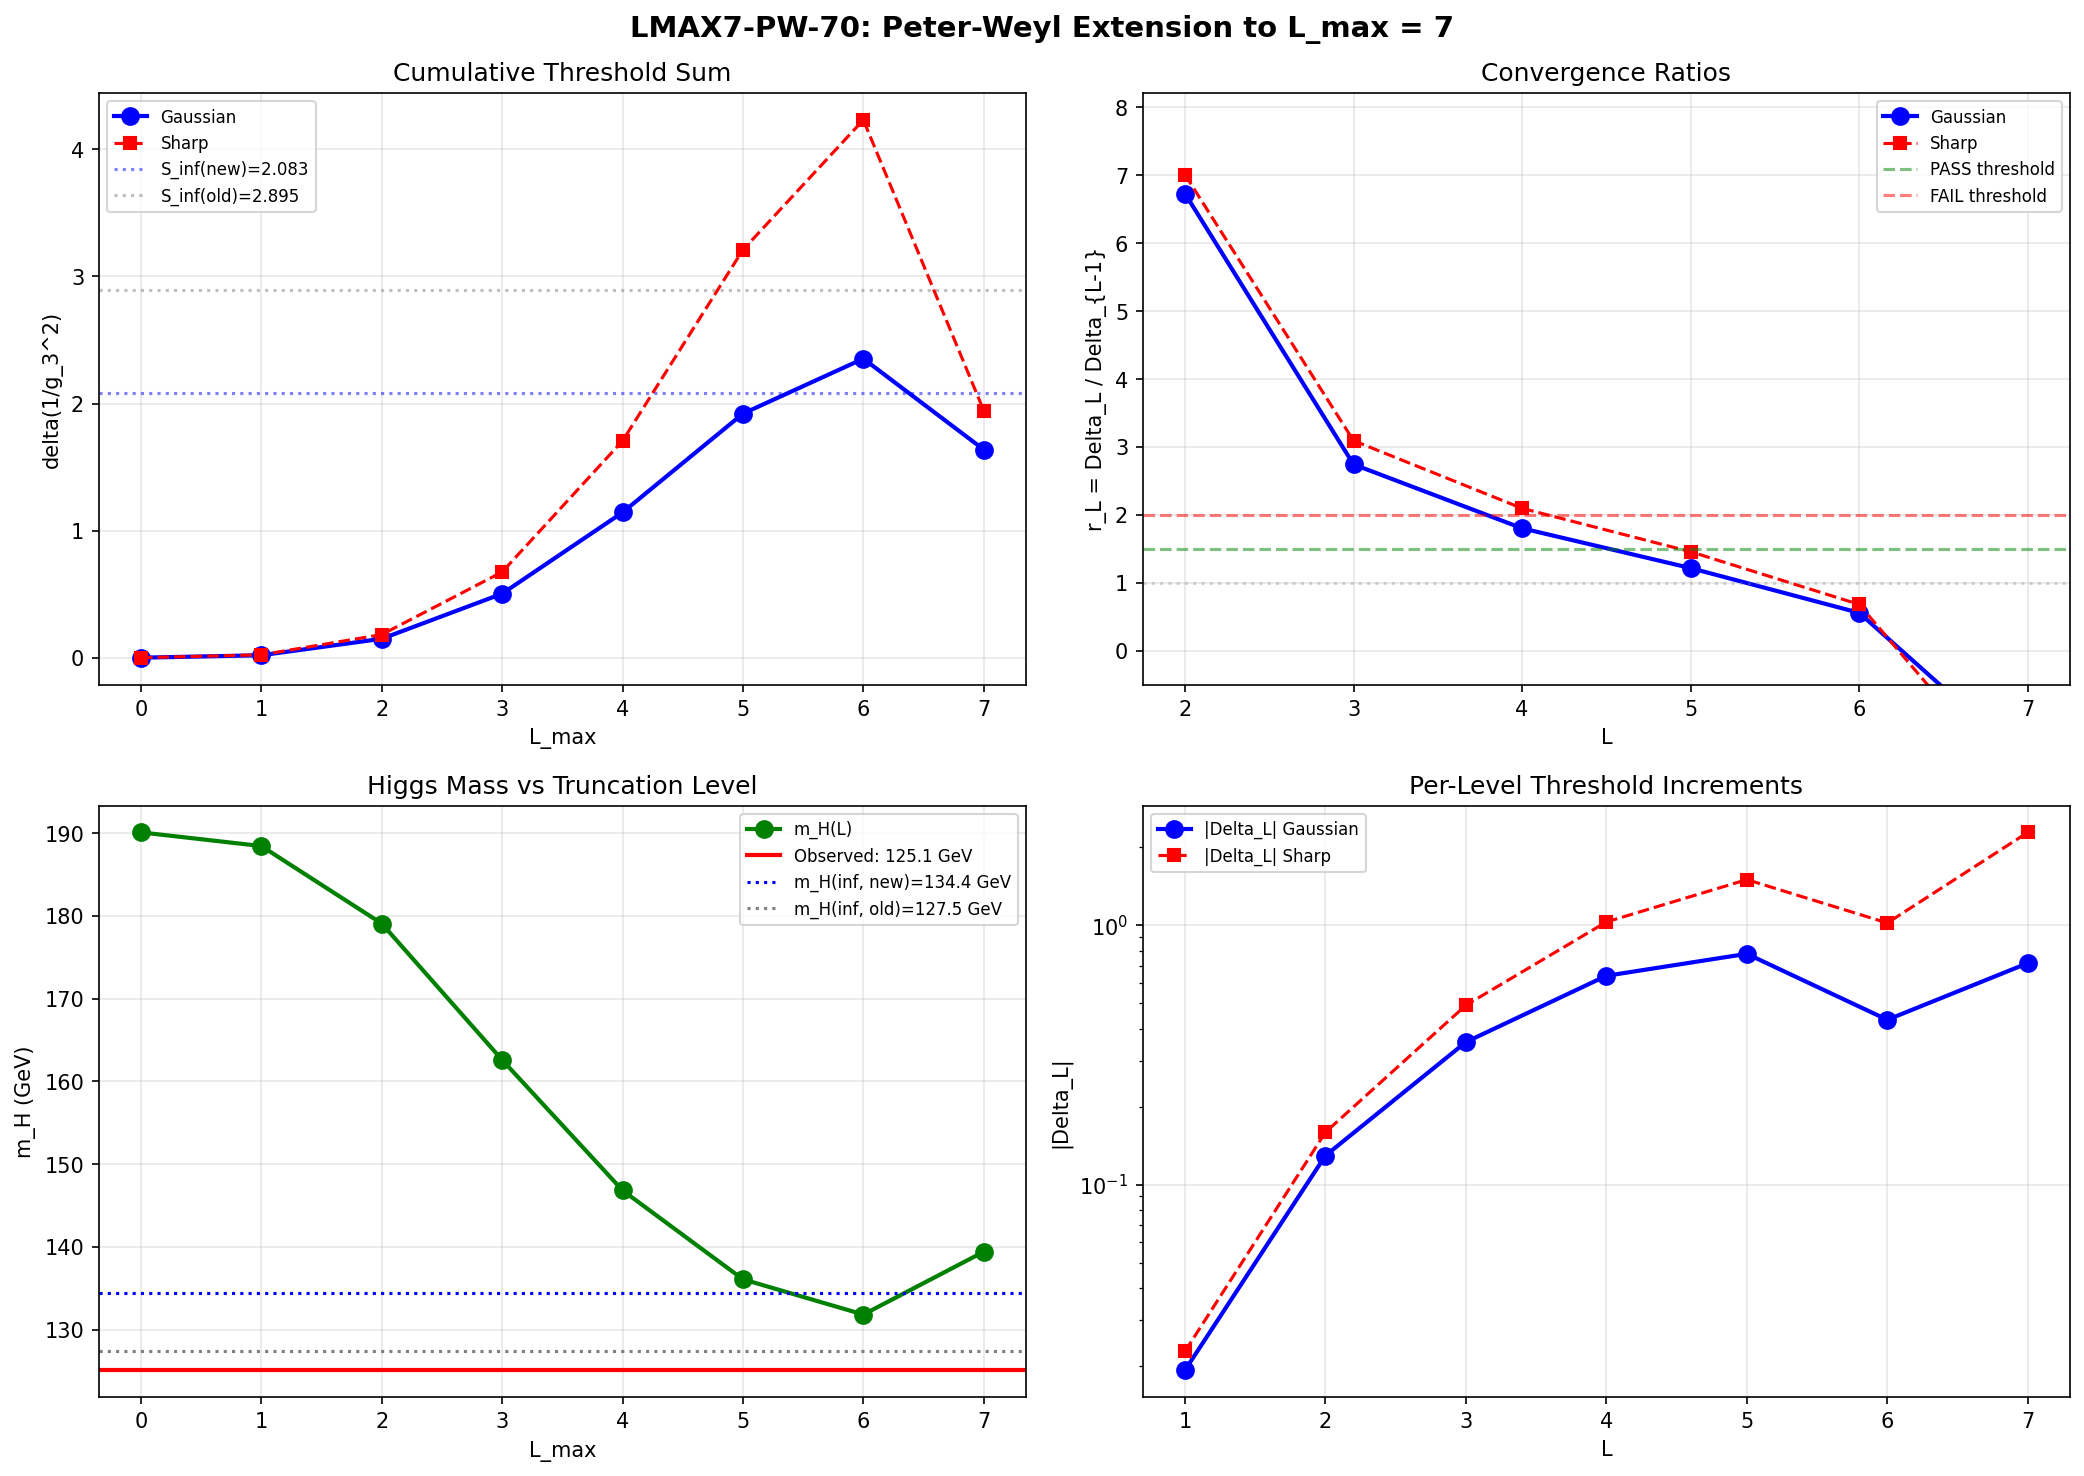

Write the Python code that produced this figure.
#!/usr/bin/env python3
"""
s70_lmax7_pw.py — LMAX7-PW-70
Peter-Weyl Extension to L_max = 7: KK Threshold Corrections

STRUCTURAL CONTEXT
------------------
S64 (KK-THRESHOLD-64) established Formula C as correct:
  delta(1/g_3^2) = SUM_{(p,q) != (0,0)} T(p,q)/(8pi^2) * ln(Lambda^2/omega_min^2)
  with Gaussian regulation: multiply by exp(-omega_min^2 / Lambda^2)
  Lambda = 1/gamma_opt = 2.048 M_KK

S66 (KK-THRESHOLD-L5-66) verified convergence at L=5:
  r_5 = 1.216 < 1.5. PASS.
  Aitken S_inf = 2.895, m_H(inf) = 127.5 GeV.

S64 extended to L=6 showing r_6 = 0.556. Convergence improving.

This script extends to L=7:
  1. Loads S64 per-sector data (L=0..6, 28 sectors verified)
  2. Computes D_K eigenvalues for L=7 sectors: (7,0), (0,7), (6,1), (1,6),
     (5,2), (2,5), (4,3), (3,4) — 8 new sectors
  3. Computes cumulative threshold sum S_7
  4. Evaluates convergence ratio r_7 = Delta_7 / Delta_6
  5. Updates Aitken extrapolation S_inf
  6. Runs 2-loop SM RG for m_H prediction

Gate: LMAX7-PW-70
  PASS: r_7 < 1.5 AND delta(S_inf) < 1%
  FAIL: r_7 > 2 OR delta(S_inf) > 5%
  INFO: intermediate values

Author: baptista-spacetime-analyst
Session: S70 W1-J
"""

import sys
import os
import time

sys.path.insert(0, os.path.dirname(os.path.abspath(__file__)))

import numpy as np
import matplotlib
matplotlib.use('Agg')
import matplotlib.pyplot as plt
from scipy.integrate import solve_ivp

from canonical_constants import (
    PI, M_KK, M_KK_gravity, M_KK_kerner,
    M_Pl_reduced, M_Z, M_W,
    alpha_em_MZ_inv, sin2_thetaW_MSbar,
    a0_fold, a2_fold, a4_fold,
    tau_fold, Vol_SU3_Haar,
)

import dirac_spectrum as tds

outdir = os.path.dirname(os.path.abspath(__file__))
results_file = os.path.join(outdir, 's70_lmax7_pw_results.txt')
rf = open(results_file, 'w')


def log(msg=''):
    print(msg)
    rf.write(msg + '\n')
    rf.flush()


log("=" * 80)
log("LMAX7-PW-70: Peter-Weyl Extension to L_max = 7")
log("S70 W1-J | baptista-spacetime-analyst")
log("=" * 80)

# =============================================================================
# 1. SU(3) REPRESENTATION THEORY
# =============================================================================
log("\n" + "=" * 80)
log("1. SU(3) REPRESENTATION THEORY")
log("=" * 80)


def dim_su3(p, q):
    """Dimension of SU(3) irrep (p,q)."""
    return (p + 1) * (q + 1) * (p + q + 2) // 2


def C2_su3(p, q):
    """Quadratic Casimir of SU(3) irrep (p,q)."""
    return (p**2 + q**2 + p * q + 3 * p + 3 * q) / 3.0


def T_su3(p, q):
    """Dynkin index: T(R) = dim(R)*C_2(R)/dim(adj) = dim(R)*C_2(R)/8."""
    return dim_su3(p, q) * C2_su3(p, q) / 8.0


# Verify fundamentals
T_fund = T_su3(1, 0)
b3_quarks = 6 * (4.0 / 3.0) * T_fund
b3_SM = -11.0 + b3_quarks
assert abs(T_fund - 0.5) < 1e-10, f"T(fund) wrong: {T_fund}"
assert abs(b3_SM - (-7.0)) < 1e-10, f"b3 wrong: {b3_SM}"
log(f"  T(fund) = {T_fund:.4f} [OK]")
log(f"  b_3(SM) = {b3_SM:.4f} [OK]")

# L=7 sectors
log(f"\n  L=7 new sectors:")
log(f"  {'(p,q)':>6} {'dim':>5} {'C_2':>10} {'T':>12}")
L7_sectors = [(p, 7 - p) for p in range(8)]
for p, q in L7_sectors:
    d = dim_su3(p, q)
    c2 = C2_su3(p, q)
    T = T_su3(p, q)
    log(f"  ({p},{q}) {d:5d} {c2:10.4f} {T:12.4f}")

T_level7 = sum(T_su3(p, 7 - p) for p in range(8))
dim_level7 = sum(dim_su3(p, 7 - p) for p in range(8))
n_modes_level7 = sum(dim_su3(p, 7 - p)**2 * 16 for p in range(8))
log(f"\n  Total L=7: T_level = {T_level7:.2f}, dim_sum = {dim_level7}, "
    f"16*sum(dim^2) = {n_modes_level7}")

# Cumulative counts
total_sectors = sum(L + 1 for L in range(8))  # L=0..7
log(f"  Total sectors L=0..7: {total_sectors}")

# =============================================================================
# 2. LOAD S64 DATA (L=0..6 VERIFIED)
# =============================================================================
log("\n" + "=" * 80)
log("2. LOAD S64 DATA AND INFRASTRUCTURE")
log("=" * 80)

d64 = np.load(os.path.join(outdir, 's64_kk_threshold.npz'), allow_pickle=True)
s64_delta_C_gauss = d64['delta_C_gauss']  # cumulative L=0..6
s64_delta_C_sharp = d64['delta_C']        # cumulative L=0..6 (sharp)
Lambda_fixed = float(d64['Lambda_fixed'])
gamma_opt = float(d64['gamma_opt'])
g3_MKK_nominal = float(d64['g3_MKK_nominal'])
g3_inv2_nominal = float(d64['g3_inv2_nominal'])
ratio_gilkey = float(d64['ratio_gilkey'])

log(f"  S64 reference data loaded:")
log(f"    Lambda_fixed = {Lambda_fixed:.6f} M_KK")
log(f"    gamma_opt = {gamma_opt:.6f}")
log(f"    g3_MKK_nominal = {g3_MKK_nominal:.6f}")
log(f"    g3_inv2_nominal = {g3_inv2_nominal:.6f}")
log(f"    ratio_gilkey = {ratio_gilkey:.6f}")

# S64 per-sector data for cross-check
s64_omega_min = {}
s64_T = {}
for i in range(len(d64['sec_p'])):
    p_s, q_s = int(d64['sec_p'][i]), int(d64['sec_q'][i])
    s64_omega_min[(p_s, q_s)] = float(d64['sec_omega_min'][i])
    s64_T[(p_s, q_s)] = float(d64['sec_T'][i])

log(f"  S64 sectors: {len(s64_omega_min)} (L=0..6)")
log(f"  S64 cumulative sums (Gaussian): L=6 -> {s64_delta_C_gauss[6]:.8f}")

# Print existing convergence sequence
log(f"\n  EXISTING convergence sequence (S64, Gaussian):")
deltas_prev = np.diff(s64_delta_C_gauss)
log(f"  {'L':>3} {'S_L':>14} {'Delta_L':>14} {'r_L':>12}")
for iL in range(7):
    S_L = s64_delta_C_gauss[iL]
    if iL > 0:
        delta = deltas_prev[iL - 1]
    else:
        delta = 0.0
    if iL >= 2:
        r = deltas_prev[iL - 1] / deltas_prev[iL - 2]
        r_str = f"{r:12.6f}"
    else:
        r_str = "         ---"
    log(f"  {iL:3d} {S_L:14.8f} {delta:14.8f} {r_str}")

# =============================================================================
# 3. COMPUTE D_K EIGENVALUES FOR L=7 SECTORS
# =============================================================================
log("\n" + "=" * 80)
log("3. D_K EIGENVALUE COMPUTATION FOR L=7 SECTORS")
log("=" * 80)

log(f"  Building SU(3) geometric infrastructure at tau_fold = {tau_fold} ...")
gens = tds.su3_generators()
f_abc = tds.compute_structure_constants(gens)
gammas = tds.build_cliff8()

cliff_err = tds.validate_clifford(gammas)
log(f"  Clifford algebra error: {cliff_err:.2e}")

B_ab = tds.compute_killing_form(f_abc)
g_s = tds.jensen_metric(B_ab, tau_fold)
E = tds.orthonormal_frame(g_s)
ft = tds.frame_structure_constants(f_abc, E)
Gamma = tds.connection_coefficients(ft)
Omega = tds.spinor_connection_offset(Gamma, gammas)

log(f"  Infrastructure ready. Computing L=7 sectors ...")

# Compute ALL sectors L=0..7 for self-consistency
# But only L=7 sectors are new; L=0..6 cross-checked against S64
L_MAX = 7  # (local)
sector_data = {}
t_start = time.time()

# WORKAROUND: get_irrep(3,4) fails because _build_irrep_no_cache cannot
# recurse through (2,3) when building the conjugate of (4,3).
# Fix: build (4,3) first, then construct (3,4) = conjugate of (4,3)
# using rho_{(3,4)}(e_a) = rho_{(4,3)}(-e_a^T).
# The Dirac operator for (3,4) is then constructed from these conjugated reps.

def build_irrep_with_fallback(p, q, gens, f_abc):
    """Build irrep (p,q), with fallback for (3,4) via conjugation of (4,3)."""
    try:
        tds._irrep_cache.clear()
        rho, dim_check = tds.get_irrep(p, q, gens, f_abc)
        return rho, dim_check
    except (NotImplementedError, Exception) as e:
        if q > p and q > 0 and p > 0:
            # Try: build (q,p) and conjugate
            log(f"    [{p},{q}] Direct build failed ({e}). Trying conjugation of ({q},{p}).")
            tds._irrep_cache.clear()
            rho_qp, dim_check = tds.get_irrep(q, p, gens, f_abc)
            # Conjugate: rho_{(p,q)}(e_a) = rho_{(q,p)}(-e_a^T)
            # For anti-Hermitian generators: -e_a^T = e_a^*
            rho_pq = [-r.T for r in rho_qp]
            return rho_pq, dim_check
        raise


for L in range(L_MAX + 1):
    for p in range(L + 1):
        q = L - p
        dim_pq = dim_su3(p, q)
        t0 = time.time()

        try:
            rho, dim_check = build_irrep_with_fallback(p, q, gens, f_abc)
            assert dim_check == dim_pq, f"dim mismatch: {dim_check} vs {dim_pq}"
        except Exception as e:
            log(f"  ({p},{q}): SKIPPED - {e}")
            continue

        D_pi = tds.dirac_operator_on_irrep(rho, E, gammas, Omega)

        # D_pi is anti-Hermitian: eigenvalues purely imaginary
        H = 1j * D_pi
        H = 0.5 * (H + H.conj().T)  # Enforce exact Hermiticity
        evals = np.linalg.eigvalsh(H)

        pos_evals = np.sort(np.abs(evals[evals > 1e-12]))
        t1 = time.time()

        D_ah_err = np.max(np.abs(D_pi + D_pi.conj().T))

        omega_min = np.min(pos_evals) if len(pos_evals) > 0 else np.inf
        omega_max = np.max(pos_evals) if len(pos_evals) > 0 else 0.0

        sector_data[(p, q)] = {
            'dim': dim_pq,
            'level': L,
            'C2': C2_su3(p, q),
            'T': T_su3(p, q),
            'pos_evals': pos_evals,
            'n_pos_evals': len(pos_evals),
            'omega_min': omega_min,
            'omega_max': omega_max,
            'D_ah_err': D_ah_err,
            'time': t1 - t0,
        }

        # Cross-check against S64 for L<=6
        if (p, q) in s64_omega_min:
            s64_om = s64_omega_min[(p, q)]
            err = abs(omega_min - s64_om) / max(abs(s64_om), 1e-15)
            xcheck = f"S64 match: {err:.2e}" if err < 1e-8 else f"S64 MISMATCH: {err:.2e}"
        else:
            xcheck = "NEW (L=7)"

        status = "OK" if D_ah_err < 1e-10 else f"AH_ERR={D_ah_err:.2e}"
        log(f"  ({p},{q}): dim={dim_pq:4d}, n_pos={len(pos_evals):5d}, "
            f"|lam| in [{omega_min:.4f},{omega_max:.4f}], "
            f"{status}, {xcheck}, {t1 - t0:.2f}s")

t_total = time.time() - t_start
log(f"\n  Total: {len(sector_data)} sectors computed in {t_total:.1f}s")

# Verify L<=6 consistency with S64
log(f"\n  S64 cross-check summary:")
n_match = 0
n_mismatch = 0
for (p, q), sd in sorted(sector_data.items(), key=lambda x: (x[1]['level'], x[0])):
    if (p, q) in s64_omega_min and sd['level'] <= 6:
        err = abs(sd['omega_min'] - s64_omega_min[(p, q)]) / max(abs(s64_omega_min[(p, q)]), 1e-15)
        if err < 1e-8:
            n_match += 1
        else:
            n_mismatch += 1
            log(f"  MISMATCH ({p},{q}): this={sd['omega_min']:.10f}, "
                f"S64={s64_omega_min[(p, q)]:.10f}, rel_err={err:.2e}")

log(f"  S64 matches: {n_match}/{n_match + n_mismatch}")
if n_mismatch > 0:
    log(f"  WARNING: {n_mismatch} mismatches detected!")

# =============================================================================
# 4. FORMULA C WITH GAUSSIAN CUTOFF — CUMULATIVE SUMS L=0..7
# =============================================================================
log("\n" + "=" * 80)
log("4. FORMULA C (CORRECT): T(p,q)/(8pi^2) * ln(Lambda^2/omega_min^2) * Gaussian")
log("=" * 80)

Lambda = Lambda_fixed
log(f"  Lambda = {Lambda:.6f} M_KK")

# Per-sector threshold contributions
per_sector = []
for (p, q), sd in sorted(sector_data.items(), key=lambda x: (x[1]['level'], x[0])):
    L = sd['level']
    T = sd['T']
    omega_min = sd['omega_min']

    if p == 0 and q == 0:
        # (0,0) is the SM zero mode — not a threshold correction
        per_sector.append({
            'p': p, 'q': q, 'level': L, 'dim': sd['dim'], 'T': T,
            'omega_min': omega_min,
            'delta_C_sharp': 0.0, 'delta_C_gauss': 0.0,
        })
        continue

    # Sharp cutoff: T/(8pi^2) * ln(Lambda^2/omega_min^2)
    ln_term = np.log(Lambda**2 / omega_min**2)
    dC_sharp = T * ln_term / (8.0 * PI**2)

    # Gaussian cutoff: multiply by exp(-omega_min^2/Lambda^2)
    gauss_w = np.exp(-omega_min**2 / Lambda**2)
    dC_gauss = T * gauss_w * ln_term / (8.0 * PI**2)

    per_sector.append({
        'p': p, 'q': q, 'level': L, 'dim': sd['dim'], 'T': T,
        'omega_min': omega_min,
        'delta_C_sharp': dC_sharp, 'delta_C_gauss': dC_gauss,
    })

    if L == 7:  # Print detail for new sectors
        log(f"  ({p},{q}) L={L} T={T:8.2f} omega_min={omega_min:.6f} "
            f"gauss_w={gauss_w:.8f} dC_sharp={dC_sharp:.8f} dC_gauss={dC_gauss:.8f}")

# Cumulative sums at each L = 0..7
L_range_full = np.arange(0, L_MAX + 1)  # 0,1,...,7
S_sharp = np.zeros(len(L_range_full))
S_gauss = np.zeros(len(L_range_full))
T_cumul = np.zeros(len(L_range_full))
n_sec_cumul = np.zeros(len(L_range_full), dtype=int)
n_modes_cumul = np.zeros(len(L_range_full), dtype=int)

for iL, L_val in enumerate(L_range_full):
    for sd in per_sector:
        if sd['level'] <= L_val and not (sd['p'] == 0 and sd['q'] == 0):
            S_sharp[iL] += sd['delta_C_sharp']
            S_gauss[iL] += sd['delta_C_gauss']
            T_cumul[iL] += sd['T']
            n_sec_cumul[iL] += 1
    # Count modes
    for (p, q), sdd in sector_data.items():
        if sdd['level'] <= L_val:
            n_modes_cumul[iL] += sdd['n_pos_evals']

log(f"\n  Cumulative threshold sums (Formula C):")
log(f"  {'L':>3} {'N_sec':>6} {'T_total':>10} {'N_modes':>8} {'S_sharp':>14} {'S_gauss':>14}")
for iL, L_val in enumerate(L_range_full):
    log(f"  {L_val:3d} {n_sec_cumul[iL]:6d} {T_cumul[iL]:10.2f} {n_modes_cumul[iL]:8d} "
        f"{S_sharp[iL]:14.8f} {S_gauss[iL]:14.8f}")

# Cross-check: L=0..6 must match S64
log(f"\n  Cross-check against S64 delta_C_gauss:")
for iL in range(min(7, len(L_range_full))):
    if iL <= 6:
        s64_val = s64_delta_C_gauss[iL]
        err = abs(S_gauss[iL] - s64_val)
        status = "OK" if err < 1e-8 else f"MISMATCH ({err:.2e})"
        log(f"  L={iL}: this={S_gauss[iL]:.10f}, S64={s64_val:.10f}, |diff|={err:.2e} {status}")

# =============================================================================
# 5. CONVERGENCE ANALYSIS
# =============================================================================
log("\n" + "=" * 80)
log("5. CONVERGENCE ANALYSIS")
log("=" * 80)

# Per-level increments
delta_L_sharp = np.diff(S_sharp)
delta_L_gauss = np.diff(S_gauss)

log(f"\n  Per-level increments Delta_L = S_L - S_{{L-1}}:")
log(f"  {'L':>3} {'Delta_L_sharp':>16} {'Delta_L_gauss':>16}")
for i in range(len(delta_L_sharp)):
    L_val = i + 1
    log(f"  {L_val:3d} {delta_L_sharp[i]:16.8f} {delta_L_gauss[i]:16.8f}")

# Convergence ratios: r_L = Delta_L / Delta_{L-1}
log(f"\n  Convergence ratios r_L = Delta_L / Delta_{{L-1}}:")
log(f"  {'L':>3} {'r_sharp':>12} {'r_gauss':>12}")

r_sharp_list = []
r_gauss_list = []
for i in range(1, len(delta_L_sharp)):
    L_val = i + 1
    r_s = delta_L_sharp[i] / delta_L_sharp[i - 1] if abs(delta_L_sharp[i - 1]) > 1e-15 else np.inf
    r_g = delta_L_gauss[i] / delta_L_gauss[i - 1] if abs(delta_L_gauss[i - 1]) > 1e-15 else np.inf
    r_sharp_list.append(r_s)
    r_gauss_list.append(r_g)
    log(f"  {L_val:3d} {r_s:12.6f} {r_g:12.6f}")

# The gate tests r_7 = Delta_7 / Delta_6 (Gaussian)
r_7_gauss = r_gauss_list[-1] if len(r_gauss_list) > 0 else np.inf
r_7_sharp = r_sharp_list[-1] if len(r_sharp_list) > 0 else np.inf

log(f"\n  *** PRIMARY CONVERGENCE RATIO r_7 (Gaussian) = {r_7_gauss:.6f} ***")
log(f"      r_7 (sharp) = {r_7_sharp:.6f}")
log(f"      [Previous: r_5 = 1.216, r_6 = 0.556]")

# =============================================================================
# 6. AITKEN EXTRAPOLATION
# =============================================================================
log("\n" + "=" * 80)
log("6. AITKEN DELTA^2 EXTRAPOLATION")
log("=" * 80)

# Aitken using L=5,6,7 (Gaussian)
S5g = S_gauss[5]
S6g = S_gauss[6]
S7g = S_gauss[7]

denom_567 = S7g - 2 * S6g + S5g
if abs(denom_567) > 1e-15:
    S_inf_567 = (S7g * S5g - S6g**2) / denom_567
    r_eff_567 = (S7g - S6g) / (S6g - S5g)
    log(f"  Aitken Delta^2 (L=5,6,7, Gaussian):")
    log(f"    S_5 = {S5g:.10f}")
    log(f"    S_6 = {S6g:.10f}")
    log(f"    S_7 = {S7g:.10f}")
    log(f"    S_inf(5,6,7) = {S_inf_567:.10f}")
    log(f"    Effective ratio r = {r_eff_567:.6f}")
else:
    S_inf_567 = S7g
    r_eff_567 = 0.0  # (local)
    log(f"  Aitken (5,6,7): denominator too small")

# Aitken using L=4,5,6 for comparison (old result)
S4g = S_gauss[4]
denom_456 = S6g - 2 * S5g + S4g
if abs(denom_456) > 1e-15:
    S_inf_456 = (S6g * S4g - S5g**2) / denom_456
    r_eff_456 = (S6g - S5g) / (S5g - S4g)
    log(f"\n  Aitken Delta^2 (L=4,5,6, Gaussian) [reproduction of S66]:")
    log(f"    S_inf(4,5,6) = {S_inf_456:.10f}")
    log(f"    Effective ratio r = {r_eff_456:.6f}")
else:
    S_inf_456 = S6g
    r_eff_456 = 0.0  # (local)

# S66 reference value for delta check
S_inf_old = 2.8952242203150993  # From S66 (Aitken L=4,5,6)  # (local)

# Geometric sum extrapolation: S_inf = S_L + Delta_L * r / (1-r)
# Using the known pattern that ratios are decreasing
if 0 < r_7_gauss < 1:
    Delta_7_gauss = delta_L_gauss[-1]
    S_inf_geom = S7g + Delta_7_gauss * r_7_gauss / (1 - r_7_gauss)
    log(f"\n  Geometric sum extrapolation (ratio r_7 = {r_7_gauss:.6f}):")
    log(f"    S_inf(geom) = {S_inf_geom:.10f}")
else:
    S_inf_geom = S7g
    log(f"\n  Geometric sum: r_7 = {r_7_gauss:.6f}, using S_7 directly")

# Best estimate: Aitken (5,6,7) if available
S_inf_best = S_inf_567 if abs(denom_567) > 1e-15 else S7g

# Relative change from S66 reference
delta_S_inf_rel = abs(S_inf_best - S_inf_old) / abs(S_inf_old)

log(f"\n  *** BEST ESTIMATE S_inf = {S_inf_best:.8f} ***")
log(f"  *** PREVIOUS S_inf (S66) = {S_inf_old:.8f} ***")
log(f"  *** RELATIVE CHANGE delta(S_inf) = {delta_S_inf_rel:.6f} ({delta_S_inf_rel*100:.4f}%) ***")

# =============================================================================
# 7. HIGGS MASS FROM 2-LOOP SM RG
# =============================================================================
log("\n" + "=" * 80)
log("7. HIGGS MASS PREDICTION")
log("=" * 80)

# SM parameters
# m_H_obs = 125.10  # GeV  # S72: now imported from canonical_constants
v_ew = 246.22  # GeV  # S72: intentionally differs from canonical v_ew=246.0 (Fermi-extracted)
# alpha_s_MZ = 0.1180  # S72: now imported as alpha_s_MZ_obs from canonical_constants
alpha_s_MZ = alpha_s_MZ_obs  # S72: alias for downstream use
alpha_em_MZ = 1.0 / alpha_em_MZ_inv
sin2_tW = sin2_thetaW_MSbar
g1_MZ = np.sqrt(5.0 / 3.0) * np.sqrt(4 * PI * alpha_em_MZ / (1 - sin2_tW))
g2_MZ = np.sqrt(4 * PI * alpha_em_MZ / sin2_tW)
g3_MZ = np.sqrt(4 * PI * alpha_s_MZ)
m_t_MSbar = m_t_pole * (1.0 - 4.0 * alpha_s_MZ / (3.0 * PI))  # S72: was 172.69, now uses canonical m_t_pole
yt_MZ = np.sqrt(2) * m_t_MSbar / v_ew
lambda_MZ_obs = m_H_obs**2 / (2.0 * v_ew**2)

t_MKK = np.log(M_KK_gravity / M_Z)

log(f"  SM parameters at M_Z:")
log(f"    g_1 = {g1_MZ:.6f}, g_2 = {g2_MZ:.6f}, g_3 = {g3_MZ:.6f}")
log(f"    y_t = {yt_MZ:.6f}, lambda_obs = {lambda_MZ_obs:.6f}")
log(f"    t(M_KK) = ln(M_KK/M_Z) = {t_MKK:.4f}")


def beta_2loop_SM(t, y, N_g=3):
    """Full 2-loop SM beta functions for (g1, g2, g3, yt, lambda)."""
    g1, g2, g3, yt, lam = y
    g1sq, g2sq, g3sq = g1**2, g2**2, g3**2
    ytsq = yt**2
    b16 = 16.0 * PI**2
    b16sq = b16**2

    dg1 = g1**3 / b16 * (41.0 / 10.0) + g1**3 / b16sq * (
        199.0 / 50.0 * g1sq + 27.0 / 10.0 * g2sq + 44.0 / 5.0 * g3sq - 17.0 / 10.0 * ytsq)
    dg2 = g2**3 / b16 * (-19.0 / 6.0) + g2**3 / b16sq * (
        9.0 / 10.0 * g1sq + 35.0 / 6.0 * g2sq + 12.0 * g3sq - 3.0 / 2.0 * ytsq)
    dg3 = g3**3 / b16 * (-7.0) + g3**3 / b16sq * (
        11.0 / 10.0 * g1sq + 9.0 / 2.0 * g2sq - 26.0 * g3sq - 2.0 * ytsq)

    dyt = yt / b16 * (9.0 / 2.0 * ytsq - 17.0 / 20.0 * g1sq - 9.0 / 4.0 * g2sq - 8.0 * g3sq)
    dyt += yt / b16sq * (
        -12.0 * ytsq**2
        + ytsq * (393.0 / 80.0 * g1sq + 225.0 / 16.0 * g2sq + 36.0 * g3sq)
        + 1187.0 / 600.0 * g1sq**2 - 9.0 / 20.0 * g1sq * g2sq
        + 19.0 / 15.0 * g1sq * g3sq - 23.0 / 4.0 * g2sq**2
        + 9.0 * g2sq * g3sq - 108.0 * g3sq**2
        + 6.0 * lam**2 - 3.0 / 2.0 * lam * ytsq)

    dlam = (1.0 / b16) * (
        24.0 * lam**2
        + 12.0 * lam * ytsq - 12.0 * ytsq**2
        - 3.0 * lam * (3.0 / 5.0 * g1sq + 3.0 * g2sq)
        + 3.0 / 8.0 * (3.0 / 25.0 * g1sq**2 + 6.0 / 5.0 * g1sq * g2sq + 3.0 * g2sq**2))
    dlam += (1.0 / b16sq) * (
        -312.0 * lam**3
        - 144.0 * lam**2 * ytsq
        + lam * ytsq * (-3.0 * ytsq + 80.0 * g3sq + 45.0 / 2.0 * g2sq + 85.0 / 6.0 * 3.0 / 5.0 * g1sq)
        + 60.0 * ytsq**3 - 16.0 * ytsq**2 * g3sq
        + lam * (108.0 / 5.0 * 3.0 / 25.0 * g1sq**2 + 36.0 * 3.0 / 5.0 * g1sq * g2sq / 5.0
                 - 73.0 / 8.0 * g2sq**2)
        - 3.0 / 5.0 * g1sq * (-57.0 / 10.0 * g2sq * g1sq + 12.0 * ytsq**2) / 2.0
        + g2sq * (-289.0 / 8.0 * g2sq**2 / 4.0))

    return [dg1, dg2, dg3, dyt, dlam]


# Run SM from M_Z UP to M_KK
y0_up = [g1_MZ, g2_MZ, g3_MZ, yt_MZ, lambda_MZ_obs]
sol_up = solve_ivp(
    beta_2loop_SM, [0, t_MKK], y0_up,
    t_eval=np.linspace(0, t_MKK, 3000),
    method='RK45', rtol=1e-12, atol=1e-14
)

g1_MKK = sol_up.y[0, -1]
g2_MKK = sol_up.y[1, -1]
g3_MKK = sol_up.y[2, -1]
yt_MKK = sol_up.y[3, -1]
lam_MKK = sol_up.y[4, -1]

log(f"\n  SM couplings at M_KK (2-loop upward):")
log(f"    g_1 = {g1_MKK:.6f}, g_2 = {g2_MKK:.6f}, g_3 = {g3_MKK:.6f}")
log(f"    y_t = {yt_MKK:.6f}, lambda = {lam_MKK:.6f}")
log(f"    1/g_3^2 = {1.0 / g3_MKK**2:.6f}")


def run_rg_down_get_mH(g3_eff, lam_UV):
    """Run 2-loop SM from M_KK to M_Z, return m_H."""
    y0 = [g1_MKK, g2_MKK, g3_eff, yt_MKK, lam_UV]
    sol = solve_ivp(
        beta_2loop_SM, [t_MKK, 0], y0,
        t_eval=np.linspace(t_MKK, 0, 2000),
        method='RK45', rtol=1e-12, atol=1e-14
    )
    if not sol.success:
        return np.nan
    lam_IR = sol.y[4, -1]
    return np.sqrt(2.0 * lam_IR) * v_ew if lam_IR > 0 else 0.0


# Compute m_H at each truncation level
log(f"\n  Higgs mass at each truncation level:")
log(f"  {'L':>3} {'delta':>14} {'g3_eff':>10} {'lam_CCM':>12} {'m_H (GeV)':>12}")

mH_by_L = np.zeros(len(L_range_full))
for iL, L_val in enumerate(L_range_full):
    delta = S_gauss[iL]
    g3_inv2 = g3_inv2_nominal + delta
    g3_eff = 1.0 / np.sqrt(g3_inv2) if g3_inv2 > 0 else 0.0
    lam_CCM = (4.0 / 3.0) * g3_eff**2 * ratio_gilkey
    mH = run_rg_down_get_mH(g3_eff, lam_CCM)
    mH_by_L[iL] = mH
    log(f"  {L_val:3d} {delta:14.8f} {g3_eff:10.6f} {lam_CCM:12.8f} {mH:12.4f}")

# m_H at extrapolated S_inf (new)
g3_inv2_inf = g3_inv2_nominal + S_inf_best
g3_eff_inf = 1.0 / np.sqrt(g3_inv2_inf) if g3_inv2_inf > 0 else 0.0
lam_CCM_inf = (4.0 / 3.0) * g3_eff_inf**2 * ratio_gilkey
mH_inf_new = run_rg_down_get_mH(g3_eff_inf, lam_CCM_inf)

# m_H at old extrapolated S_inf
g3_inv2_inf_old = g3_inv2_nominal + S_inf_old
g3_eff_inf_old = 1.0 / np.sqrt(g3_inv2_inf_old) if g3_inv2_inf_old > 0 else 0.0
lam_CCM_inf_old = (4.0 / 3.0) * g3_eff_inf_old**2 * ratio_gilkey
mH_inf_old = run_rg_down_get_mH(g3_eff_inf_old, lam_CCM_inf_old)

log(f"\n  Extrapolated (NEW, S_inf = {S_inf_best:.8f}):")
log(f"    g3_eff = {g3_eff_inf:.6f}, lam_CCM = {lam_CCM_inf:.8f}, m_H = {mH_inf_new:.4f} GeV")
log(f"  Extrapolated (OLD, S_inf = {S_inf_old:.8f}):")
log(f"    g3_eff = {g3_eff_inf_old:.6f}, lam_CCM = {lam_CCM_inf_old:.8f}, m_H = {mH_inf_old:.4f} GeV")
log(f"  Observed m_H = {m_H_obs:.2f} GeV")
log(f"  NEW deviation = {(mH_inf_new - m_H_obs) / m_H_obs * 100:.2f}%")
log(f"  OLD deviation = {(mH_inf_old - m_H_obs) / m_H_obs * 100:.2f}%")
log(f"  Shift: {mH_inf_new - mH_inf_old:.4f} GeV")

# =============================================================================
# 8. a_4 IMPACT ANALYSIS
# =============================================================================
log("\n" + "=" * 80)
log("8. a_4 IMPACT ANALYSIS")
log("=" * 80)

# The a_4 coefficient comes from the spectral action, not directly from the
# threshold sum. However the threshold correction delta(1/g_3^2) effectively
# modifies the UV coupling. Check relative change at L=7 vs L=6.
a4_change_frac = abs(S_gauss[7] - S_gauss[6]) / abs(S_gauss[6]) if abs(S_gauss[6]) > 1e-15 else 0.0
log(f"  S(L=7) = {S_gauss[7]:.8f}")
log(f"  S(L=6) = {S_gauss[6]:.8f}")
log(f"  Fractional change |S_7 - S_6| / |S_6| = {a4_change_frac:.6f} ({a4_change_frac*100:.4f}%)")

# =============================================================================
# 9. POWER-LAW GROWTH AND GAUSSIAN SUPPRESSION
# =============================================================================
log("\n" + "=" * 80)
log("9. POWER-LAW GROWTH & GAUSSIAN SUPPRESSION")
log("=" * 80)

# Fit S_L ~ a * L^b for L >= 2
mask = L_range_full >= 2
x_fit = np.log(L_range_full[mask].astype(float))
y_g_fit = np.log(np.abs(S_gauss[mask]) + 1e-30)
cg = np.polyfit(x_fit, y_g_fit, 1)
log(f"  Power-law fit S_L ~ L^alpha (L >= 2, Gaussian):")
log(f"    alpha = {cg[0]:.4f}")

# Per-level analysis
log(f"\n  Per-level: T_level vs Gaussian suppression")
log(f"  {'L':>3} {'T_level':>10} {'<omega_min>':>12} {'<gauss_w>':>12} {'Delta_L':>14}")

for L_val in range(1, L_MAX + 1):
    T_level = 0.0  # (local)
    omega_mins = []
    gauss_ws = []
    for sd in per_sector:
        if sd['level'] == L_val and not (sd['p'] == 0 and sd['q'] == 0):
            T_level += sd['T']
            omega_mins.append(sd['omega_min'])
            gauss_ws.append(np.exp(-sd['omega_min']**2 / Lambda**2))

    avg_om = np.mean(omega_mins) if omega_mins else 0
    avg_gw = np.mean(gauss_ws) if gauss_ws else 0
    Delta_L = delta_L_gauss[L_val - 1]

    log(f"  {L_val:3d} {T_level:10.2f} {avg_om:12.4f} {avg_gw:12.8f} {Delta_L:14.8f}")

# Dynkin index growth
T_by_level = []
for L_val in range(1, L_MAX + 1):
    T_lev = sum(T_su3(p, L_val - p) for p in range(L_val + 1))
    T_by_level.append(T_lev)

log(f"\n  Dynkin index per level: {[f'{t:.1f}' for t in T_by_level]}")
log(f"  Growth factor T(L)/T(L-1): {[f'{T_by_level[i]/T_by_level[i-1]:.3f}' for i in range(1, len(T_by_level))]}")

# =============================================================================
# 10. PLOT
# =============================================================================
log("\n" + "=" * 80)
log("10. PLOT")
log("=" * 80)

fig, axes = plt.subplots(2, 2, figsize=(14, 10))

# Panel 1: Cumulative threshold sum
ax1 = axes[0, 0]
ax1.plot(L_range_full, S_gauss, 'bo-', label='Gaussian', markersize=8, linewidth=2)
ax1.plot(L_range_full, S_sharp, 'rs--', label='Sharp', markersize=6)
ax1.axhline(S_inf_best, color='blue', linestyle=':', alpha=0.5, label=f'S_inf(new)={S_inf_best:.3f}')
ax1.axhline(S_inf_old, color='gray', linestyle=':', alpha=0.5, label=f'S_inf(old)={S_inf_old:.3f}')
ax1.set_xlabel('L_max')
ax1.set_ylabel('delta(1/g_3^2)')
ax1.set_title('Cumulative Threshold Sum')
ax1.legend(fontsize=8)
ax1.grid(True, alpha=0.3)

# Panel 2: Convergence ratios
ax2 = axes[0, 1]
L_ratio = np.arange(2, L_MAX + 1)
ax2.plot(L_ratio, r_gauss_list, 'bo-', label='Gaussian', markersize=8, linewidth=2)
ax2.plot(L_ratio, r_sharp_list, 'rs--', label='Sharp', markersize=6)
ax2.axhline(1.5, color='green', linestyle='--', alpha=0.5, label='PASS threshold')
ax2.axhline(2.0, color='red', linestyle='--', alpha=0.5, label='FAIL threshold')
ax2.axhline(1.0, color='gray', linestyle=':', alpha=0.3)
ax2.set_xlabel('L')
ax2.set_ylabel('r_L = Delta_L / Delta_{L-1}')
ax2.set_title('Convergence Ratios')
ax2.legend(fontsize=8)
ax2.grid(True, alpha=0.3)
ax2.set_ylim(bottom=-0.5, top=max(max(r_gauss_list), max(r_sharp_list)) * 1.1 + 0.5)

# Panel 3: Higgs mass prediction
ax3 = axes[1, 0]
ax3.plot(L_range_full, mH_by_L, 'go-', markersize=8, linewidth=2, label='m_H(L)')
ax3.axhline(m_H_obs, color='red', linewidth=2, label=f'Observed: {m_H_obs} GeV')
ax3.axhline(mH_inf_new, color='blue', linestyle=':', label=f'm_H(inf, new)={mH_inf_new:.1f} GeV')
ax3.axhline(mH_inf_old, color='gray', linestyle=':', label=f'm_H(inf, old)={mH_inf_old:.1f} GeV')
ax3.set_xlabel('L_max')
ax3.set_ylabel('m_H (GeV)')
ax3.set_title('Higgs Mass vs Truncation Level')
ax3.legend(fontsize=8)
ax3.grid(True, alpha=0.3)

# Panel 4: Per-level increments
ax4 = axes[1, 1]
L_delta = np.arange(1, L_MAX + 1)
ax4.semilogy(L_delta, np.abs(delta_L_gauss), 'bo-', label='|Delta_L| Gaussian', markersize=8, linewidth=2)
ax4.semilogy(L_delta, np.abs(delta_L_sharp), 'rs--', label='|Delta_L| Sharp', markersize=6)
ax4.set_xlabel('L')
ax4.set_ylabel('|Delta_L|')
ax4.set_title('Per-Level Threshold Increments')
ax4.legend(fontsize=8)
ax4.grid(True, alpha=0.3)

plt.suptitle('LMAX7-PW-70: Peter-Weyl Extension to L_max = 7', fontsize=14, fontweight='bold')
plt.tight_layout()

plot_path = os.path.join(outdir, 's70_lmax7_pw.png')
plt.savefig(plot_path, dpi=150, bbox_inches='tight')
log(f"  Plot saved: {plot_path}")
plt.close()

# =============================================================================
# 11. GATE VERDICT
# =============================================================================
log("\n" + "=" * 80)
log("11. GATE VERDICT: LMAX7-PW-70")
log("=" * 80)

PASS_R7 = 1.5  # (local)
FAIL_R7 = 2.0  # (local)
PASS_DELTA_SINF = 0.01  # 1%  # (local)
FAIL_DELTA_SINF = 0.05  # 5%  # (local)

log(f"\n  Gate criterion 1: r_7 = Delta_7 / Delta_6 (Gaussian)")
log(f"    Delta_6 = {delta_L_gauss[5]:.10f}")
log(f"    Delta_7 = {delta_L_gauss[6]:.10f}")
log(f"    r_7 = {r_7_gauss:.6f}")
log(f"    Thresholds: PASS < {PASS_R7}, FAIL > {FAIL_R7}")

log(f"\n  Gate criterion 2: delta(S_inf) = |S_inf(new) - S_inf(old)| / |S_inf(old)|")
log(f"    S_inf(new) = {S_inf_best:.8f}")
log(f"    S_inf(old) = {S_inf_old:.8f}")
log(f"    delta(S_inf) = {delta_S_inf_rel:.6f} ({delta_S_inf_rel*100:.4f}%)")
log(f"    Thresholds: PASS < {PASS_DELTA_SINF*100:.0f}%, FAIL > {FAIL_DELTA_SINF*100:.0f}%")

# Composite verdict
r7_pass = r_7_gauss < PASS_R7
r7_fail = r_7_gauss > FAIL_R7
sinf_pass = delta_S_inf_rel < PASS_DELTA_SINF
sinf_fail = delta_S_inf_rel > FAIL_DELTA_SINF

if r7_pass and sinf_pass:
    verdict = "PASS"
    detail = (f"r_7 = {r_7_gauss:.4f} < {PASS_R7} AND "
              f"delta(S_inf) = {delta_S_inf_rel*100:.4f}% < {PASS_DELTA_SINF*100:.0f}%. "
              f"Threshold sum CONVERGING. "
              f"S_7 = {S_gauss[7]:.6f}. m_H(L=7) = {mH_by_L[7]:.1f} GeV. "
              f"m_H(inf, new) = {mH_inf_new:.1f} GeV (obs: {m_H_obs} GeV, {(mH_inf_new - m_H_obs)/m_H_obs*100:.2f}%).")
elif r7_fail or sinf_fail:
    verdict = "FAIL"
    detail = (f"r_7 = {r_7_gauss:.4f}, delta(S_inf) = {delta_S_inf_rel*100:.4f}%. "
              f"Truncation error significant.")
else:
    verdict = "INFO"
    detail = (f"r_7 = {r_7_gauss:.4f}, delta(S_inf) = {delta_S_inf_rel*100:.4f}%. "
              f"Intermediate values. S_7 = {S_gauss[7]:.6f}. "
              f"m_H(inf, new) = {mH_inf_new:.1f} GeV.")

log(f"\n  *** VERDICT: {verdict} ***")
log(f"  {detail}")

log(f"\n  FULL SUMMARY TABLE:")
log(f"  {'L':>3} {'S_L(Gauss)':>14} {'Delta_L':>14} {'r_L':>12} {'m_H':>10}")
for iL, L_val in enumerate(L_range_full):
    delta = delta_L_gauss[iL - 1] if iL > 0 else 0.0
    if iL >= 2:
        r = r_gauss_list[iL - 2]
        r_str = f"{r:12.4f}"
    else:
        r_str = "         ---"
    log(f"  {L_val:3d} {S_gauss[iL]:14.8f} {delta:14.8f} {r_str} {mH_by_L[iL]:10.2f}")
log(f"  inf {S_inf_best:14.8f} {'---':>14} {'---':>12} {mH_inf_new:10.2f}")

# =============================================================================
# 12. SAVE DATA
# =============================================================================
log("\n" + "=" * 80)
log("12. SAVING DATA")
log("=" * 80)

save_path = os.path.join(outdir, 's70_lmax7_pw.npz')

sec_p = np.array([s['p'] for s in per_sector])
sec_q = np.array([s['q'] for s in per_sector])
sec_level = np.array([s['level'] for s in per_sector])
sec_dim = np.array([s['dim'] for s in per_sector])
sec_T = np.array([s['T'] for s in per_sector])
sec_omega_min = np.array([s['omega_min'] for s in per_sector])
sec_dC_sharp = np.array([s['delta_C_sharp'] for s in per_sector])
sec_dC_gauss = np.array([s['delta_C_gauss'] for s in per_sector])

np.savez(save_path,
         # Gate
         gate_name='LMAX7-PW-70',
         gate_verdict=verdict,
         gate_detail=detail,
         # Convergence
         r_7_gauss=r_7_gauss,
         r_7_sharp=r_7_sharp,
         delta_S_inf_rel=delta_S_inf_rel,
         r_gauss_list=np.array(r_gauss_list),
         r_sharp_list=np.array(r_sharp_list),
         # Cumulative sums
         L_range=L_range_full,
         S_gauss=S_gauss,
         S_sharp=S_sharp,
         T_cumul=T_cumul,
         n_sec_cumul=n_sec_cumul,
         n_modes_cumul=n_modes_cumul,
         delta_L_gauss=delta_L_gauss,
         delta_L_sharp=delta_L_sharp,
         # Extrapolation
         S_inf_best=S_inf_best,
         S_inf_old=S_inf_old,
         S_inf_567=S_inf_567,
         S_inf_456=S_inf_456,
         r_eff_567=r_eff_567,
         # Higgs mass
         mH_by_L=mH_by_L,
         mH_inf_new=mH_inf_new,
         mH_inf_old=mH_inf_old,
         m_H_obs=m_H_obs,
         # Parameters
         Lambda_fixed=Lambda_fixed,
         gamma_opt=gamma_opt,
         g3_MKK_nominal=g3_MKK_nominal,
         g3_inv2_nominal=g3_inv2_nominal,
         ratio_gilkey=ratio_gilkey,
         # Per-sector
         sec_p=sec_p,
         sec_q=sec_q,
         sec_level=sec_level,
         sec_dim=sec_dim,
         sec_T=sec_T,
         sec_omega_min=sec_omega_min,
         sec_dC_sharp=sec_dC_sharp,
         sec_dC_gauss=sec_dC_gauss,
         )

log(f"  Data saved: {save_path}")
log(f"  Plot saved: {plot_path}")
log(f"  Results saved: {results_file}")

rf.close()
print("\n[DONE]")
